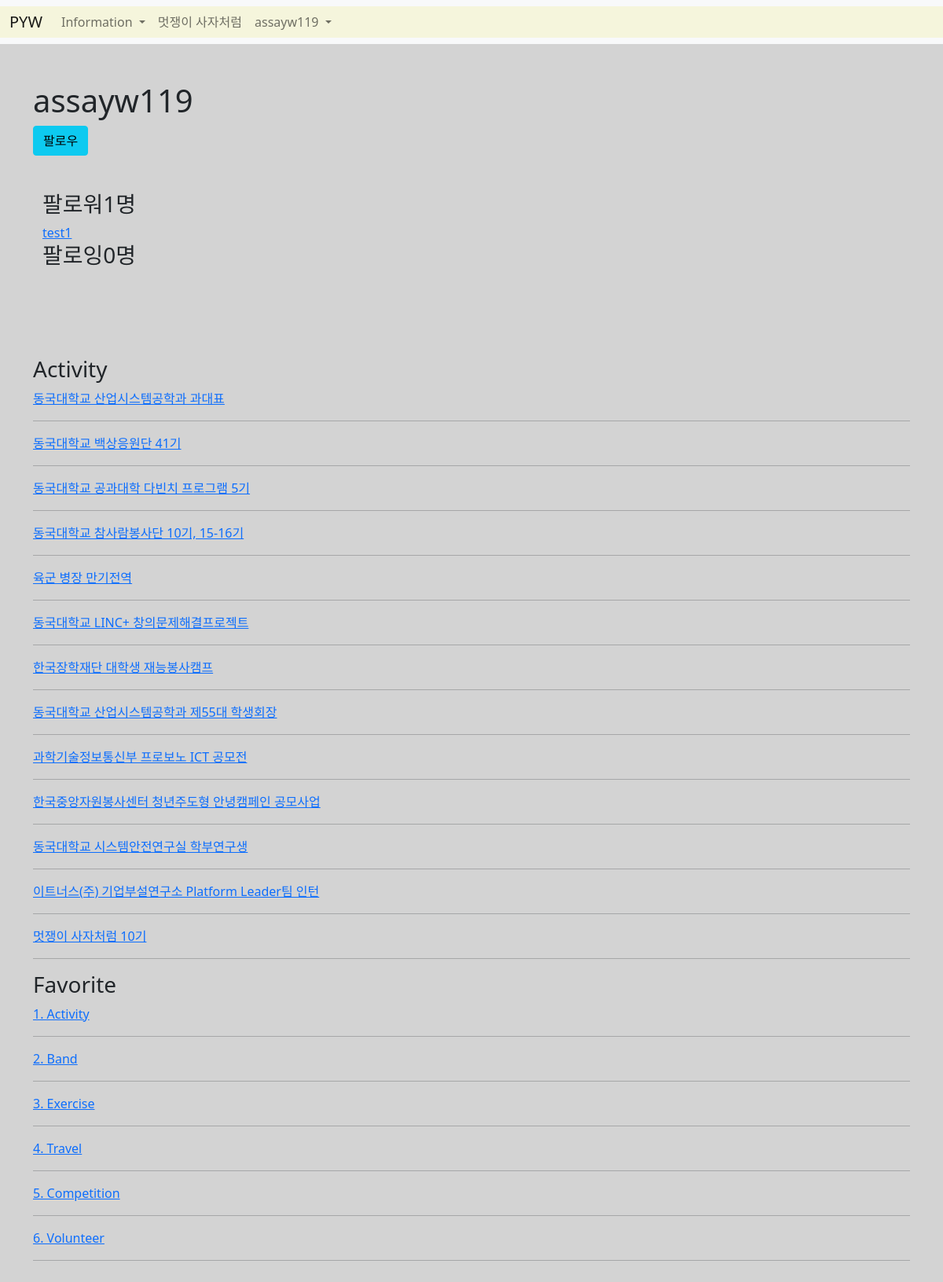
Screenshot of /users/3/mypage/ with the database file from the repository.
### users/models.py (models this page shows)
class Profile(models.Model):
    user = models.OneToOneField(User, on_delete=models.CASCADE)
    followings = models.ManyToManyField('self', related_name='followers', symmetrical=False)

### main/models.py (models this page shows, shortened)
class Post(models.Model):
    id = models.AutoField(primary_key=True)
    writer = models.ForeignKey(User, on_delete=models.CASCADE)
    acti_title = models.CharField(max_length=200)
    acti_date = models.CharField(max_length=100)
    acti_insert = models.TextField()
    like_user_set = models.ManyToManyField(User, blank=True, related_name='likes_user_set', through='Like')
    dislike_user_set = models.ManyToManyField(User, blank=True, related_name='dislikes_user_set', through='Dislike')

class Favorite(models.Model):
    id = models.AutoField(primary_key=True)
    writer = models.ForeignKey(User, on_delete=models.CASCADE)
    favo_title = models.CharField(max_length=100)
    favo_image = models.ImageField(upload_to = 'favorites/', blank=True, null=True)
    favo_like_user_set = models.ManyToManyField(User, blank=True, related_name='favorite_likes_user_set', through='FavoriteLike')
    favo_dislike_user_set = models.ManyToManyField(User, blank=True, related_name='favorite_dislikes_user_set', through='FavoriteDislike')

### users/views.py (the view)
# urls.py: path('<int:id>/mypage/', mypage, name='mypage'),
def mypage(request, id):
    user = get_object_or_404(User, pk=id)
    posts = Post.objects.filter(writer=user)
    favorites = Favorite.objects.filter(writer=user)
    followings = user.profile.followings.all(),
    context = {
        'user':user,
        'posts':posts,
        'favorites':favorites,
        'followings':followings,
    }
    return render(request, 'users/mypage.html', context)

### users/templates/users/mypage.html (shortened to what this page needs)
{% extends 'base.html' %}
{% load static %}
{% block content %}
<div class="container">
    <h1>{{user.username}}</h1>
    {% if request.user != user %}
        {% if request.user.profile in user.profile.followers.all %}
            <a href="{% url 'users:follow' user.id %}"><button type="button" class="btn btn-outline-info">언팔로우</button></a>
        {% else %}
            <a href="{% url 'users:follow' user.id %}"><button type="button" class="btn btn-info">팔로우</button></a>
        {% endif %}
    {% endif %}
    <div class="container">
        <h3> 팔로워{{ user.profile.followers.count }}명</h3>
        {%for follower in user.profile.followers.all %}
            <a href="{% url 'users:mypage' follower.user.id %}">{{ follower.user.username }}</a>
        {% endfor %}
        <h3>팔로잉{{ user.profile.followings.count }}명</h3>
    </div>
    <div>
        <h3>Activity</h3>
        {% for post in posts %}
        <a href="{% url 'main:activitydetail' post.id %}">{{post.acti_title}}</a><hr>
        {% endfor %}
    </div>
    <div>
        <h3>Favorite</h3>
        {% for favorite in favorites %}
        <a href="{% url 'main:favorite_detail' favorite.id %}">{{favorite.favo_title}}</a><hr>
        {% endfor %}
    </div>
</div>
{% endblock %}

### basic/templates/shared/_navbar.html (shortened to what this page needs)
<nav class="navbar navbar-expand-lg navbar-light bg-light">
    <div class="container-fluid">
        <a class="navbar-brand" href="{% url 'main:showintroduce' %}">PYW</a>
        <div class="collapse navbar-collapse" id="navbarSupportedContent">
            <ul class="navbar-nav me-auto mb-2 mb-lg-0">
                <li class="nav-item dropdown">
                    <a class="nav-link dropdown-toggle" href="#" id="navbarDropdown" role="button" data-bs-toggle="dropdown" aria-expanded="false">
                        Information
                    </a>
                </li>
                <li class="nav-item">
                    <a class="nav-link action" href="http://dgulion.co.kr" class="club" target="_blank">멋쟁이 사자처럼</a>
                </li>
                <li class="nav-item dropdown">
                    {% if user.is_authenticated %}
                    <a class="nav-link dropdown-toggle" href="#" id="navbarDropdown" role="button" data-bs-toggle="dropdown" aria-expanded="false">
                        {{user.username}}
                    </a>
                    {% endif %}
                </li>
            </ul>
        </div>
    </div>
</nav>

### basic/static/css/style.css (style rules this page uses)
body { width: 100%; height: 100%; }
.container { margin-right: 10%; margin-left: 10%; margin-top: 4%; margin-bottom: 10%; width: 100%; height: 100%; }
a { text-decoration: none; }
.container-fluid { background-color: beige; }

### rows the page displays
Profile: user.username "test1"
Post: acti_title "동국대학교 산업시스템공학과 과대표"
Post: acti_title "동국대학교 백상응원단 41기"
Post: acti_title "동국대학교 공과대학 다빈치 프로그램 5기"
Post: acti_title "동국대학교 참사람봉사단 10기, 15-16기"
Post: acti_title "육군 병장 만기전역"
Post: acti_title "동국대학교 LINC+ 창의문제해결프로젝트"
Post: acti_title "한국장학재단 대학생 재능봉사캠프"
Post: acti_title "동국대학교 산업시스템공학과 제55대 학생회장"
Post: acti_title "과학기술정보통신부 프로보노 ICT 공모전"
Post: acti_title "한국중앙자원봉사센터 청년주도형 안녕캠페인 공모사업"
Post: acti_title "동국대학교 시스템안전연구실 학부연구생"
Post: acti_title "이트너스(주) 기업부설연구소 Platform Leader팀 인턴"
Post: acti_title "멋쟁이 사자처럼 10기"
Favorite: favo_title "1. Activity"
Favorite: favo_title "2. Band"
Favorite: favo_title "3. Exercise"
Favorite: favo_title "4. Travel"
Favorite: favo_title "5. Competition"
Favorite: favo_title "6. Volunteer"

### other values shown
{{ user.username }} "assayw119"
{{ user.profile.followers.count }} "1"
{{ user.profile.followings.count }} "0"
